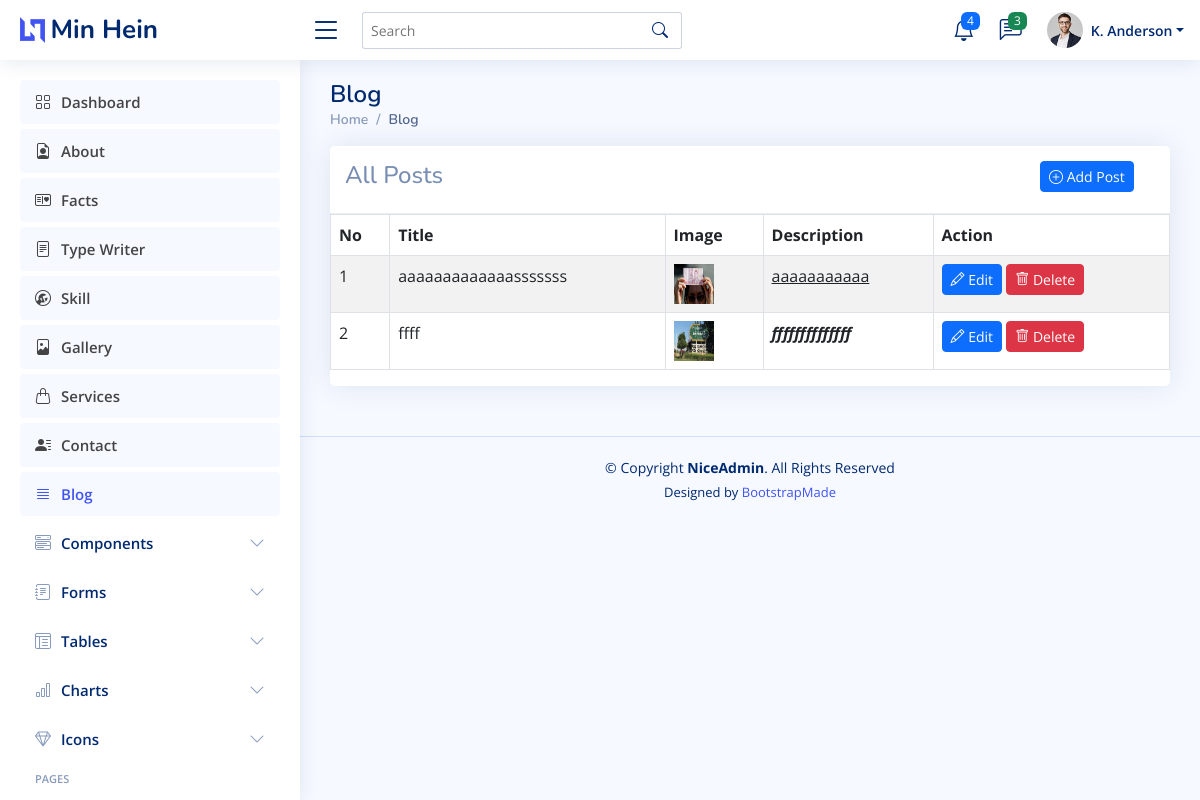
The app's page /dashboard/blog/, older data.
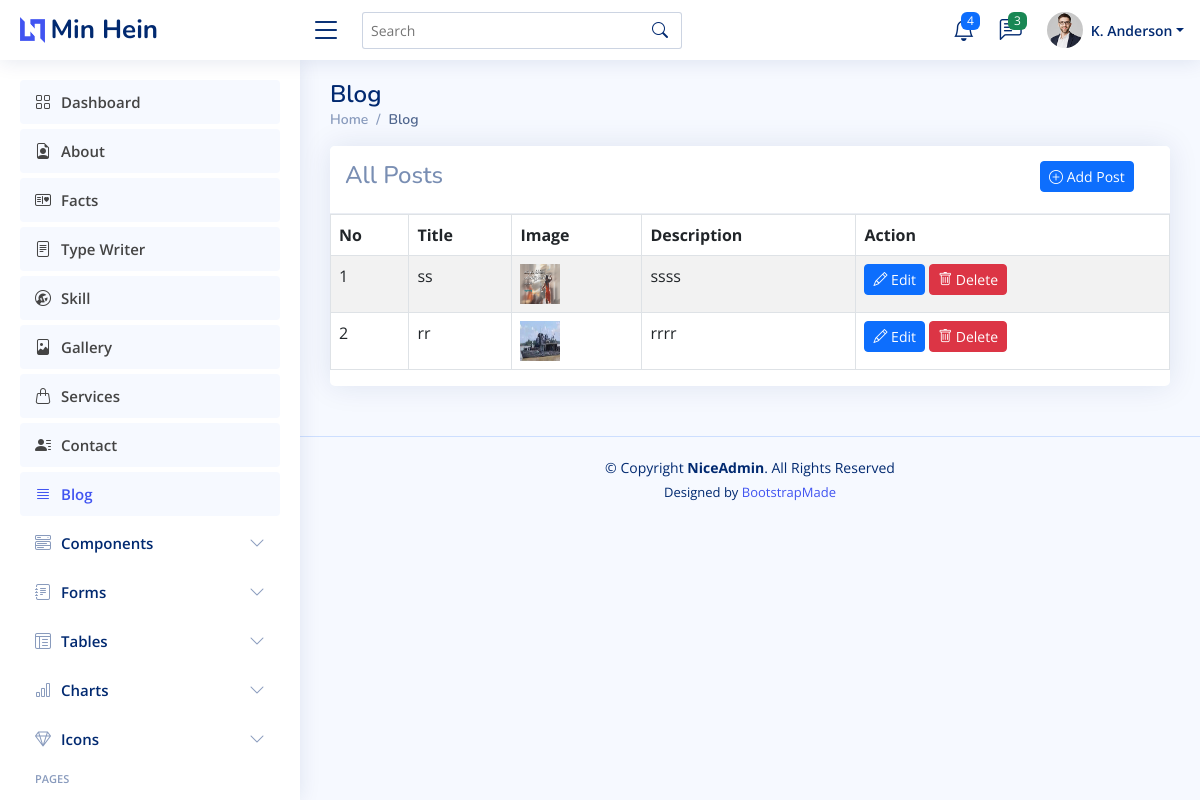
The same page, newer data.
### dashboard/models.py (models this page shows, shortened)
class Blog(models.Model):
    title = models.CharField(max_length=255, null=True)
    image = models.ImageField(upload_to="blog-photos", null=True)
    description = RichTextUploadingField(null=True, blank=True)
    created_at = models.DateTimeField(auto_now=True)
    updated_at = models.DateTimeField(auto_now_add=True)
    slug = models.SlugField(max_length=255, null=False,blank=True,unique=True,editable=False,)

### dashboard/views.py (the view)
# urls.py: path('blog/', views.blog, name='blog'),
def blog(request):
    blogs = Blog.objects.all()
    context = {'blogs':blogs}
    return render(request, 'dashboard/blog/blog.html', context)

### dashboard/templates/dashboard/blog/blog.html (shortened to what this page needs)
{% extends "dashboard/main.html" %}
{% block content %}
<div class="pagetitle">
    <h1>Blog</h1>
    <nav>
      <ol class="breadcrumb">
        <li class="breadcrumb-item"><a href="{% url 'dashboard' %}">Home</a></li>
        <li class="breadcrumb-item active">Blog</li>
      </ol>
    </nav>
</div>
<div class="card">
  <div class="card-header">
    <div class="row">
      <div class="col-md-10">
        <h4>All Posts</h4>
      </div>
      <div class="col-md-2">
        <a href="{% url 'blog-add' %}" class="btn btn-primary btn-sm">
          <i class="bi bi-plus-circle"></i> Add Post
        </a>
      </div>
    </div>
  </div>
  <div class="row">
    <div class="col-md-12">
      <table class="table table-striped table-bordered">
          <thead>
            <tr>
              <th scope="col">No</th>
              <th scope="col">Title</th>
              <th scope="col">Image</th>
              <th scope="col">Description</th>
              <th scope="col">Action</th>
            </tr>
          </thead>
          <tbody>
            {% for blog in blogs %}
              <tr>
                  <td>{{ forloop.counter }}</td>
                  <td>{{ blog.title }}</td>
                  <td>
                      <img src="{{ blog.image.url }}" alt="" width="40px" height="40px">
                  </td>
                  <td>{{ blog.description|safe }}</td>
                  <td>
                      <a href="{% url "blog-edit" blog.slug %}" class="btn btn-primary btn-sm">
                          <i class="bi bi-pencil"></i> Edit
                      </a>
                      <a href="{% url "blog-delete" blog.slug %}" class="btn btn-danger btn-sm">
                          <i class="bi bi-trash"></i> Delete
                      </a>
                  </td>
              </tr>
            {% endfor %}
          </tbody>
        </table>
    </div>
  </div>
</div>
{% endblock content %}

Row changes from the older to the newer data that the page shows:
removed Blog: title "aaaaaaaaaaaaasssssss", image (picture), description "aaaaaaaaaaa"
removed Blog: title "ffff", image (picture), description "ffffffffffffff"
added Blog: title "ss", image (picture), description "ssss"
added Blog: title "rr", image (picture), description "rrrr"
